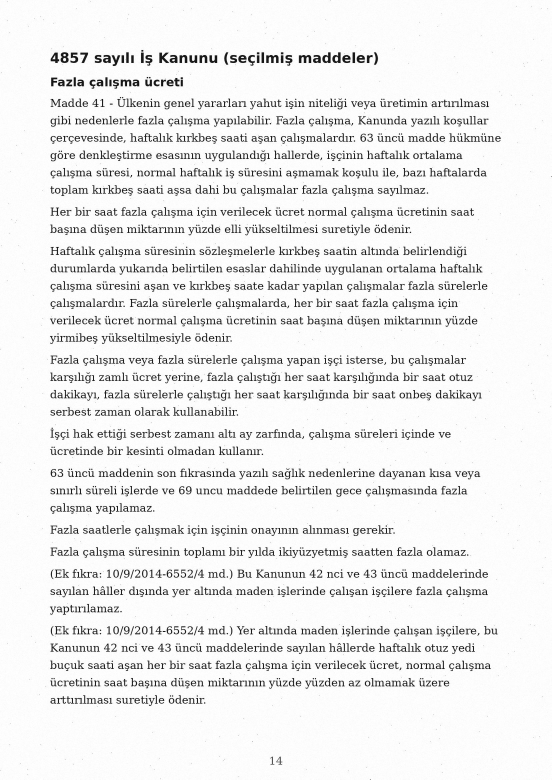
#> input picture data/ocr/pages/ocr-01.jpg, 1654 x 2338 px (shown at 1/3 size)
$ python -i build_ocr_pages.py   (imports and definitions only)
#> lines starting #> are read from the running program, lines starting #| are printed output that depends on the picture; after the words box and inside, x2 and y2 are one past the last pixel; in counts of white or black regions, pixels touching at a corner belong together
#> further down, picture is the input picture: PIL image 1654x2338 RGB; min 0, max 255, mean 237.3
"""Render 30 synthetic "scanned" Turkish pages with exact ground truth.

Categories (30 pages):
  policy_text 10 — policy / law paragraphs, varied serif & sans fonts, 10–12 pt
  invoice     12 — the first 12 invoices of data/docextract (tables, totals, IBAN; some stamped/signed)
  letter       4 — company letters with letterhead, signature and an overlapping stamp
  hard         4 — two-column layout, fax-like binarised low resolution, skewed small font, dense price table

Ground truth = every printed character in reading order (stamp text and signatures are NOT part
of the ground truth — they are occlusion noise).  Scan simulation: rotation, blur, noise, paper
tint, JPEG artefacts, salt-and-pepper; parameters are stored per page in the manifest.

Rendering uses whichever of the listed fonts exist on the machine, so for exact reproduction use the
shipped images (SHA-256 in data/ocr/manifest.jsonl); regenerate only to create new variants.
Requires: pillow, numpy.
"""
from __future__ import annotations

import argparse
import hashlib
import io
import json
import math
import random
import re
import sys
from pathlib import Path

import numpy as np
from PIL import Image, ImageDraw, ImageFilter, ImageFont

ROOT = Path(__file__).resolve().parent.parent
sys.path.insert(0, str(ROOT))
OUT = ROOT / "data" / "ocr"
DPI = 200
W, H = int(8.27 * DPI), int(11.69 * DPI)

FONT_CANDIDATES = {
    "serif": ["DejaVuSerif.ttf", "LiberationSerif-Regular.ttf", "FreeSerif.ttf", "times.ttf", "georgia.ttf"],
    "sans": ["DejaVuSans.ttf", "LiberationSans-Regular.ttf", "FreeSans.ttf", "Inter-Regular.otf", "arial.ttf", "calibri.ttf"],
    "mono": ["DejaVuSansMono.ttf", "LiberationMono-Regular.ttf", "FreeMono.ttf", "cour.ttf"],
    "bold": ["DejaVuSans-Bold.ttf", "LiberationSans-Bold.ttf", "FreeSansBold.ttf", "arialbd.ttf"],
}
FONT_DIRS = [Path("/usr/share/fonts"), Path("/usr/local/share/fonts"), Path("C:/Windows/Fonts"),
             Path.home() / ".fonts", Path("/Library/Fonts"), Path("/System/Library/Fonts")]
_font_index: dict[str, Path] = {}


# [33 lines left out: functions _index_fonts, fonts_available, covers_turkish, not called in this run]


def pt(size_pt: float) -> int:
    return int(round(size_pt / 72 * DPI))


class Page:
    # [130 lines left out: functions __init__, line, wrap, paragraph, table, stamp and 2 more, not called in this run]


def fax(img: Image.Image) -> Image.Image:
    small = img.convert("L").resize((W // 2, H // 2), Image.BILINEAR)
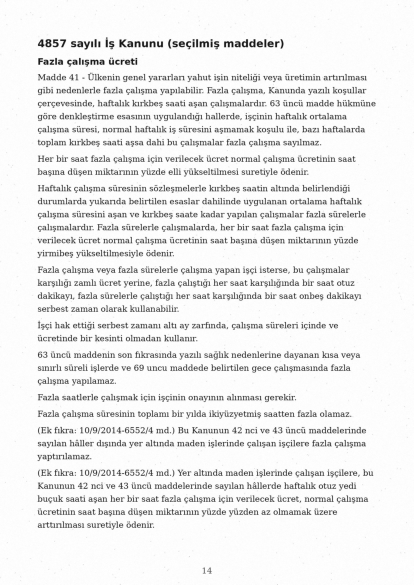
#> small: PIL image 827x1169 L (shown at 1/2 size); min 19, max 255, mean 237.5
    bw = small.point(lambda v: 255 if v > 150 else 0, mode="1").convert("L")
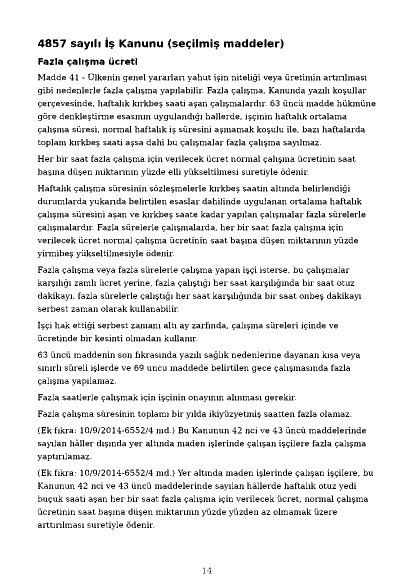
#> bw: PIL image 827x1169 L (shown at 1/2 size); 92.5% white; black in thin lines or dots, all inside (x1, y1, x2, y2) = (75, 75, 751, 1147)
    return bw.resize((W, H), Image.NEAREST).convert("RGB")
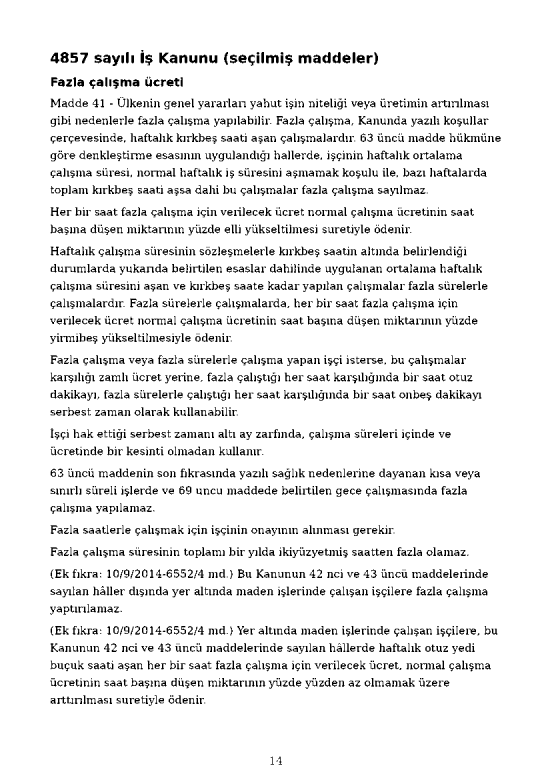
#> returned value: PIL image 1654x2338 RGB (shown at 1/3 size); 92.5% white; 2360 black regions (280 under 20 px), largest, box (x1, y1, x2, y2) and area: (798, 164, 836, 190) 640, (896, 164, 934, 190) 640, (182, 156, 206, 188) 548


# ---------------------------------------------------------------------------- content sources
# [21 lines left out: function corpus_sections, not called in this run]


LETTERS = [
    ("Yıllık İzin Planlaması Hakkında", ["Şirketimiz çalışanlarının 2026 yılı yıllık izin planlarının en geç 15 Kasım 2026 tarihine kadar PusulaPortal üzerinden girilmesi gerekmektedir.",
      "İzin planlamasında birim yöneticilerinin iş sürekliliğini gözetmesi ve aynı ekipte eş zamanlı izin kullanımının çalışan sayısının üçte birini aşmaması rica olunur.",
      "Kullanılmayan izinlerin devri ve bölünerek kullanımı konusunda İzin ve Devamsızlık Politikası hükümleri geçerlidir. Bilgilerinize sunarız."]),
    ("Tedarikçi Değerlendirme Sonucu", ["Şirketinizin 2026 yılı tedarikçi değerlendirme puanı 100 üzerinden 68 olarak belirlenmiştir.",
      "Teslimat sürelerine uyum ve fatura doğruluğu kriterlerinde iyileştirme gerekmektedir. Düzeltici faaliyet planınızın 30 gün içinde tarafımıza iletilmesini rica ederiz.",
      "Planın süresinde iletilmemesi hâlinde yeni siparişler askıya alınabilecektir."]),
    ("Kişisel Veri Başvurunuz Hakkında", ["Şirketimize 2 Ekim 2026 tarihinde ulaşan başvurunuz, 6698 sayılı Kanun'un 13. maddesi uyarınca incelenmiştir.",
      "Başvurunuz kapsamında talep ettiğiniz kişisel verilerinize ilişkin döküm ekte sunulmuştur. Verilerinizin silinmesine ilişkin talebiniz, yasal saklama süreleri dolduğunda yerine getirilecektir.",
      "Bu yanıta ilişkin itirazlarınızı Kişisel Verileri Koruma Kurulu'na iletebilirsiniz."]),
    ("Bilgi Güvenliği Farkındalık Eğitimi", ["Tüm çalışanlarımızın 2026 yılı bilgi güvenliği farkındalık eğitimini 30 Kasım 2026 tarihine kadar tamamlaması zorunludur.",
      "Eğitimi tamamlamayan çalışanların e-posta erişimi geçici olarak kısıtlanacaktır. Oltalama (phishing) şüphesi taşıyan iletiler soc@pusulakopru.example adresine bildirilmelidir.",
      "Katılımınız için şimdiden teşekkür ederiz."]),
]


# ---------------------------------------------------------------------------- page builders
# [202 lines left out: functions build_policy_page, build_invoice_page, build_letter_page, build_two_column, build_price_table, main, not called in this run]


# [2 lines not run here, left out]

>>> from PIL import Image
>>> picture = Image.open('../data/ocr/pages/ocr-01.jpg')
>>> result = fax(picture)

$ run again, on data/ocr/pages/ocr-05.jpg
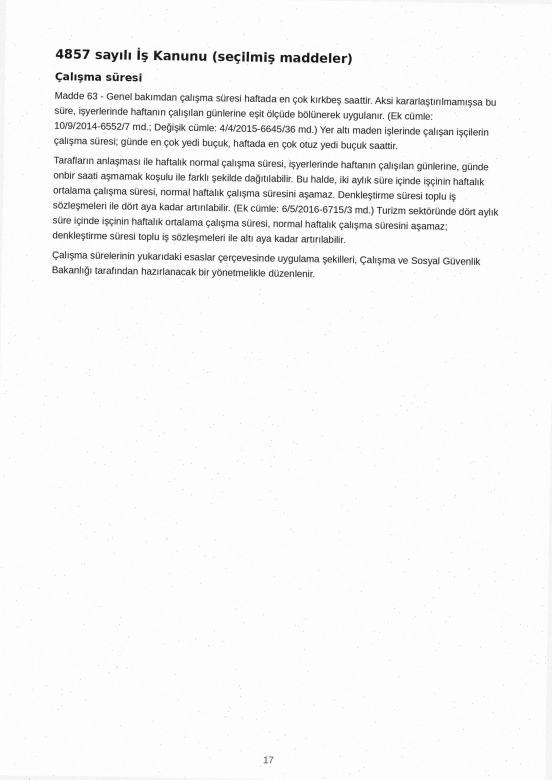
#> input picture data/ocr/pages/ocr-05.jpg, 1654 x 2338 px (shown at 1/3 size)
#> picture is the input picture: PIL image 1654x2338 RGB; min 0, max 255, mean 246.8
#> in fax, `bw = small.point(lambda v: 255 if v > 150 else 0, mode="1").convert("L")`:
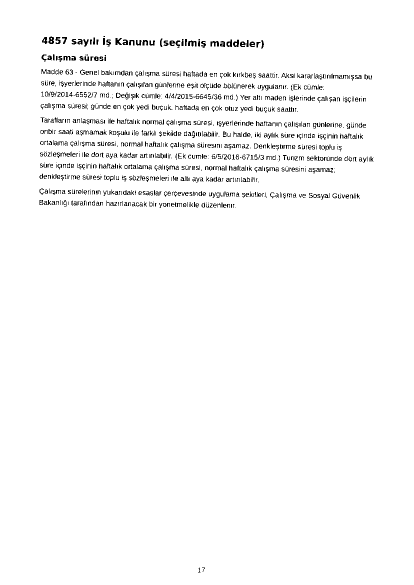
#> bw: PIL image 827x1169 L (shown at 1/2 size); 97.3% white; black in thin lines or dots, all inside (x1, y1, x2, y2) = (79, 72, 747, 1145)
#> in fax, `return bw.resize((W, H), Image.NEAREST).convert("RGB")`:
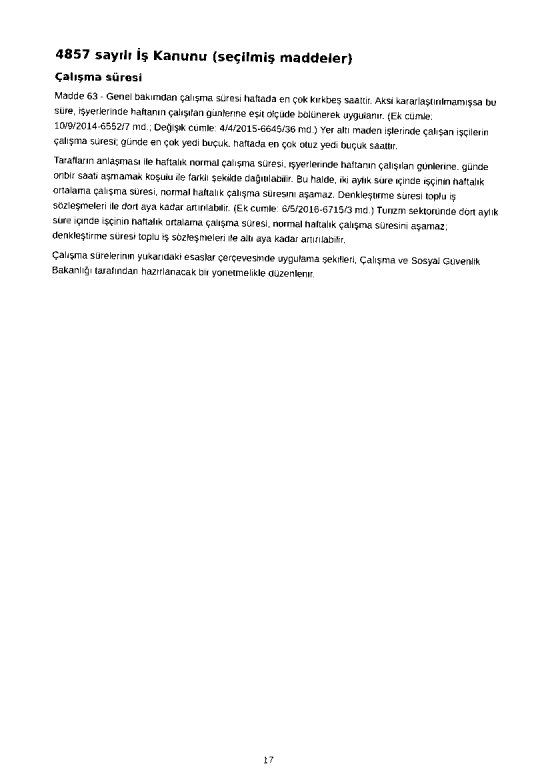
#> returned value: PIL image 1654x2338 RGB (shown at 1/3 size); 97.3% white; 1138 black regions (138 under 20 px), largest, box (x1, y1, x2, y2) and area: (752, 162, 786, 186) 508, (842, 164, 876, 186) 484, (194, 146, 216, 176) 472

$ run again, on data/ocr/pages/ocr-06.jpg
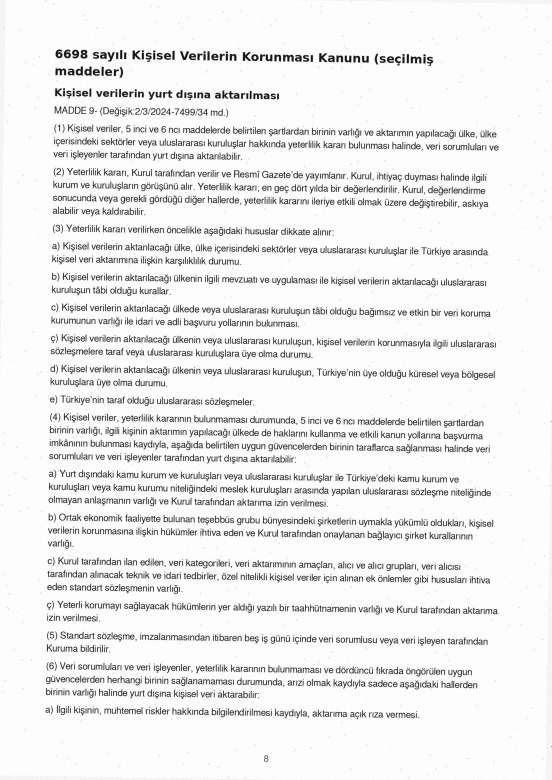
#> input picture data/ocr/pages/ocr-06.jpg, 1654 x 2338 px (shown at 1/3 size)
#> picture is the input picture: PIL image 1654x2338 RGB; min 0, max 255, mean 236.9
#> in fax, `bw = small.point(lambda v: 255 if v > 150 else 0, mode="1").convert("L")`:
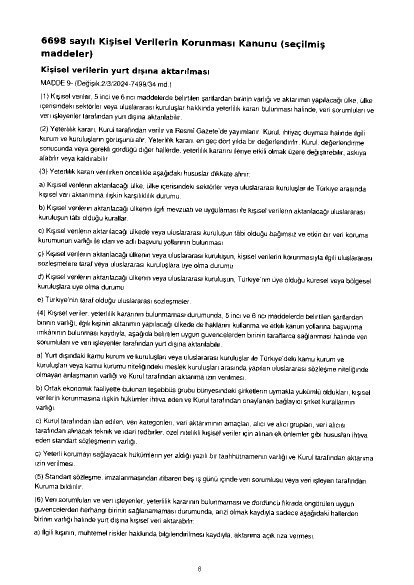
#> bw: PIL image 827x1169 L (shown at 1/2 size); 92.9% white; black in thin lines or dots, all inside (x1, y1, x2, y2) = (68, 74, 748, 1143)
#> in fax, `return bw.resize((W, H), Image.NEAREST).convert("RGB")`:
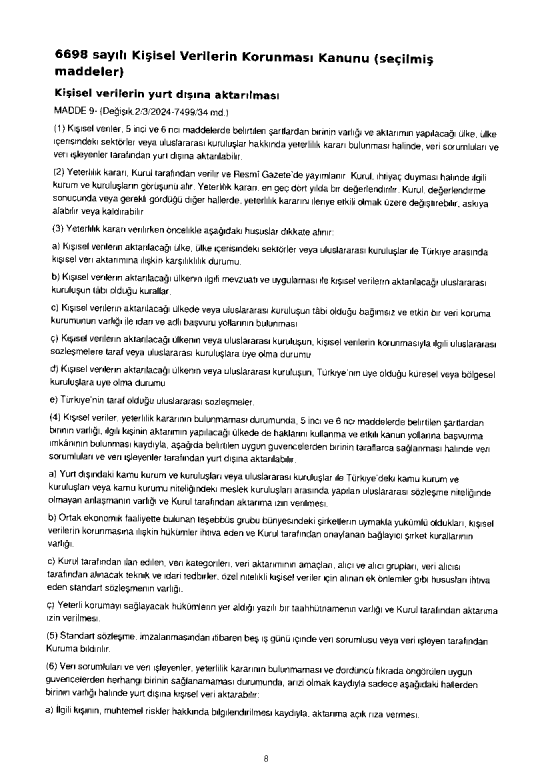
#> returned value: PIL image 1654x2338 RGB (shown at 1/3 size); 92.9% white; 3223 black regions (225 under 20 px), largest, box (x1, y1, x2, y2) and area: (1232, 170, 1264, 190) 452, (166, 206, 198, 226) 452, (850, 164, 882, 184) 444

$ run again, on data/ocr/pages/ocr-07.jpg
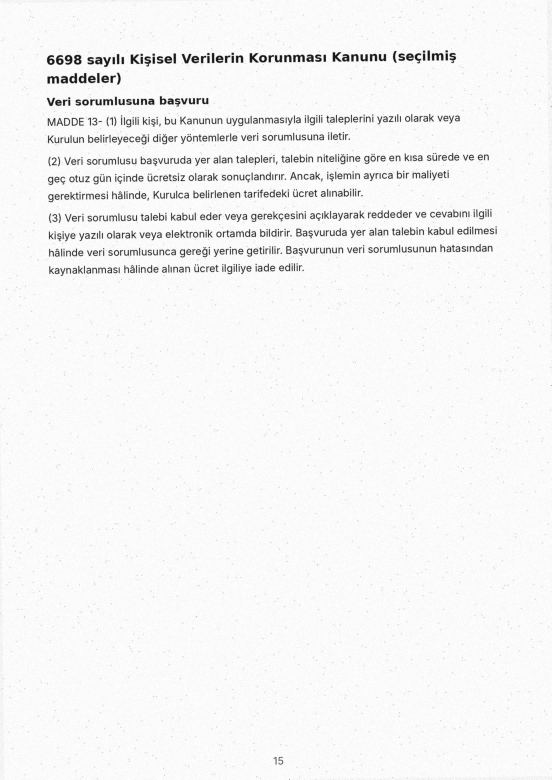
#> input picture data/ocr/pages/ocr-07.jpg, 1654 x 2338 px (shown at 1/3 size)
#> picture is the input picture: PIL image 1654x2338 RGB; min 0, max 255, mean 245.2
#> in fax, `bw = small.point(lambda v: 255 if v > 150 else 0, mode="1").convert("L")`:
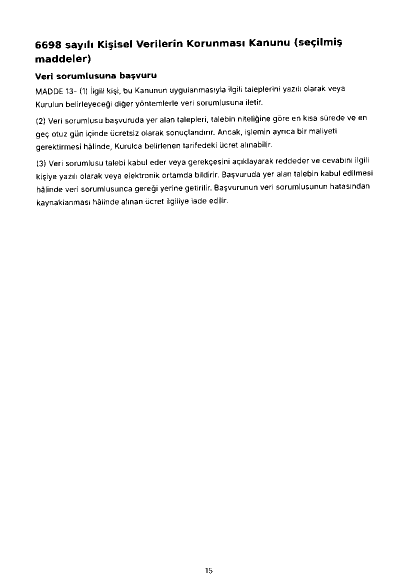
#> bw: PIL image 827x1169 L (shown at 1/2 size); 97.6% white; black in thin lines or dots, all inside (x1, y1, x2, y2) = (70, 75, 745, 1147)
#> in fax, `return bw.resize((W, H), Image.NEAREST).convert("RGB")`:
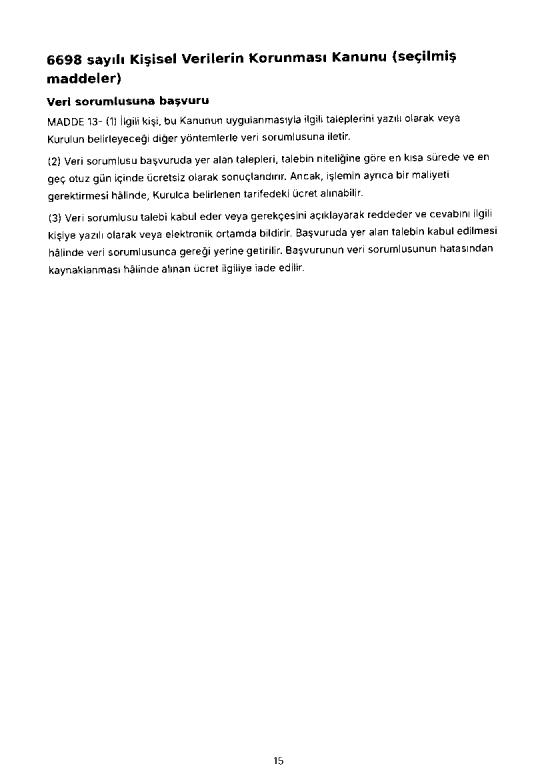
#> returned value: PIL image 1654x2338 RGB (shown at 1/3 size); 97.6% white; 828 black regions (92 under 20 px), largest, box (x1, y1, x2, y2) and area: (142, 228, 178, 250) 536, (1296, 160, 1330, 182) 484, (222, 164, 244, 194) 480
